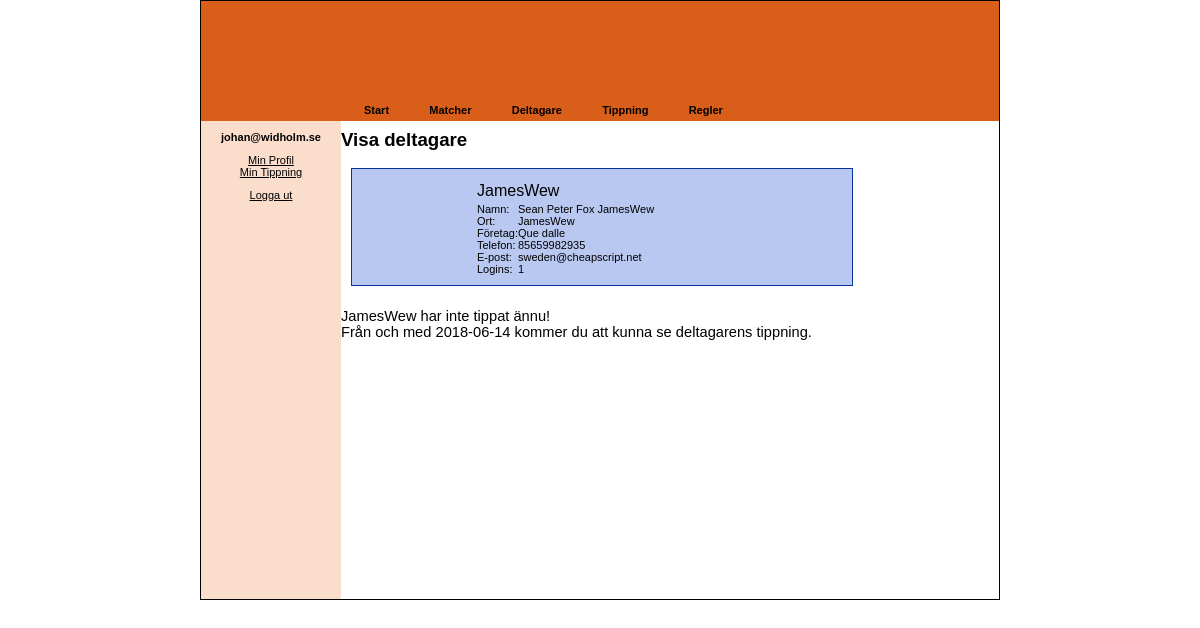
Page /index.php?sida=visadeltagare&id=54 (signed in) on the committed database.
### tables this page shows
CREATE TABLE IF NOT EXISTS `users` (

  `id` int(11) NOT NULL AUTO_INCREMENT,

  `givenName` varchar(45) DEFAULT NULL,

  `familyName` varchar(45) DEFAULT NULL,

  `street` varchar(45) DEFAULT NULL,

  `city` varchar(45) DEFAULT NULL,

  `phoneNumber` varchar(45) DEFAULT NULL,

  `Company` varchar(45) DEFAULT NULL,

  `emailAddress` varchar(45) DEFAULT NULL,

  `username` varchar(45) DEFAULT NULL,

  `password` varchar(45) DEFAULT NULL,

  `foto` varchar(45) DEFAULT 'pic/users/default.png',

  `betalt` varchar(45) DEFAULT NULL,

  `admin` int(11) DEFAULT NULL,

  `points` int(11) DEFAULT NULL,

  `nbrOfLogins` int(11) DEFAULT '0',

  PRIMARY KEY (`id`)

);

### config.php (called while the page is built, shortened)
<?php
$firstGameDate = "2018-06-14";
$last_bet_day = "2018-06-14";
$cupStarted = date('Y-m-d') >= $firstGameDate;
?>

### sidor/visadeltagare.php (the view, shortened to what this page needs)
<span class="header">Visa deltagare<br/></span>
<?php
if($_REQUEST['id'] != '')
{
	$result = mysqli_query($opendb, "SELECT * FROM users WHERE id = ".$_REQUEST['id'].";") or die(mysqli_error($opendb));
	$row = mysqli_fetch_array($result, MYSQLI_ASSOC);
	?>
<div class="userContainer userContainer-full">
	<table border="0" cellspacing="5" cellpadding="0">
		<tr align="left">
			<td class="photoContainer">
			</td>
			<td class="details">
				<span class="header2"><?=$row['username'];?><br/></span>
				<table border="0" cellspacing="0" cellpadding="0">
					<tr>
						<td>Namn:</td>
						<td><?=$row['givenName'], '&nbsp;', $row['familyName'];?></td>
					</tr>
					<tr>
						<td>Ort:</td>
						<td><?=$row['city'];?></td>
					</tr>
					<tr>
						<td>F&oumlretag:</td>
						<td><?=$row['Company'];?></td>
					</tr>
					<tr>
						<td>Telefon:</td>
						<td><?=$row['phoneNumber'];?></td>
					</tr>
					<tr>
						<td>E-post:</td>
						<td><?=$row['emailAddress'];?></td>
					</tr>
					<tr>
						<td>Logins:</td>
						<td><?=$row['nbrOfLogins'];?></td>
					</tr>
				</table>
			</td>
		</tr>
	</table>
</div>
<br/>
<span class="header3">
	<?php
	$result = mysqli_query($opendb, "SELECT * FROM tippning WHERE ID = ".$row['id'].";");
	if(mysqli_num_rows($result) > 0) {
		echo $row['username'].' har en registrerad tippning!';
		$correct = mysqli_query($opendb, "SELECT * FROM tippning WHERE ID = -1;");
		$corr = mysqli_fetch_array($correct, MYSQLI_ASSOC);
		$row = mysqli_fetch_array($result, MYSQLI_ASSOC);
	} else {
		echo $row['username'].' har inte tippat &aumlnnu!';
	}
?>
	<br/>
</span>
<?php
}
if(isset($_SESSION['permission']) && $_SESSION['permission'] && $_SESSION['betalt'] == 1 && ($cupStarted || $_SESSION['admin'])) {
?>
	<table border="0" cellspacing="0" cellpadding="0">
	<tr class="header">
		<td align="center">Match</td>
		<td align="center" width="100">Hemma</td>
		<td align="center">-</td>
		<td align="center" width="100">Borta</td>
		<td>
			<table border="1" bordercolor="black" cellspacing="0" cellpadding="0">
			<tr class="header">
				<td align="center" width="20" height="20">1</td>
				<td align="center" width="20" height="20">X</td>
				<td align="center" width="20" height="20">2</td>
			</tr>
			</table>
		</td>
		<td align="center" width="50">Po&aumlng</td>
	</tr>
	<?php
foreach($grundspel AS $grupp) {
	$matcher = mysqli_query($opendb,"SELECT * FROM matcher WHERE hemma LIKE '".$grupp."%' AND borta LIKE '".$grupp."%' ORDER BY ID ASC;");
?>
		<tr><td colspan=7><span class="header2">Grupp <?echo $grupp;?></span></td></tr>
		<?php
		while($match = mysql_fetch_array($matcher)) {
		$hemma = mysqli_fetch_array(mysql_query("SELECT * FROM lag WHERE lag = '".$match['hemma']."';"), MYSQL_ASSOC);
		$borta = mysqli_fetch_array(mysql_query("SELECT * FROM lag WHERE lag = '".$match['borta']."';"), MYSQL_ASSOC);
		?>
			<tr>
			<td valign="center" align="center"><?=$match['ID']?></td>
			<td valign="center" align="right"><?=$hemma['countryName_sv'] ?>&nbsp;<img src="./pic/flaggor/<?=$hemma['flagImage']?>" align="absmiddle"></td>
			<td valign="center" align="center"> - </td>
			<td valign="center" align="left"><img src="./pic/flaggor/<?=$borta['flagImage'] ?>" align="absmiddle">&nbsp;<?=$borta['countryName_sv']?></td>
			<td>
				<table border="0" bordercolor="black" cellspacing="0" cellpadding="0">
				<tr>
					<?php
						$tmp_c = $corr['m'.$match['ID']];
						$tmp_r = $row['m'.$match['ID']];
					?>
					<td align="center" width="20" height="20" <? if($tmp_r == '1') { if($tmp_c == '1') echo 'bgcolor=#00ff00;'; else echo 'bgcolor=#ff0000;'; } ?>><? if($tmp_r == '1') echo '1'; ?></td>
					<td align="center" width="20" height="20" <? if($tmp_r == 'X') { if($tmp_c == 'X') echo 'bgcolor=#00ff00;'; else echo 'bgcolor=#ff0000;'; } ?>><? if($tmp_r == 'X') echo 'X'; ?></td>
					<td align="center" width="20" height="20" <? if($tmp_r == '2') { if($tmp_c == '2') echo 'bgcolor=#00ff00;'; else echo 'bgcolor=#ff0000;'; } ?>><? if($tmp_r == '2') echo '2'; ?></td>
				</tr>
				</table>
			</td>
			<td align="center"><? if($tmp_r == '1') { if($tmp_c == '1') echo '1p'; else echo ''; }
							  elseif($tmp_r == 'X') { if($tmp_c == 'X') echo '1p'; else echo ''; }
							  elseif($tmp_r == '2') { if($tmp_c == '2') echo '1p'; else echo ''; } ?>
			</td>
		</tr>
	<?php
	}
	?>
	<tr><td colspan=7 align="center"><hr align="center" style="width:96%; height:2px;" color="#6C261F"></td></tr>
<?php
}
?>
</table>
<?php } else {
	?>
	<span class="header4">
	<?php
	if ($_SESSION['betalt'] != 1) { ?>
	Du har &aumlnnu inte betalt och f&aringr d&aumlrmed inte se denna persons tippning.
	<?php } else if (!$cupStarted) { ?>
		Fr&aringn och med <?=$last_bet_day ?> kommer du att kunna se deltagarens tippning.
	<?php } else { ?>
		Du &aumlr inte ber&aumlttigad att se denna persons tippning.
	<?php } ?>
	</span>
<?php } ?>
</td>
</tr>
</table>

### css/styles.css (style rules this page uses)
html { overflow: scroll; }
body { padding: 0; margin: 0; }
body, tr, td, div, span, a, pre, input, select, textarea { font-family: Arial, sans-serif; font-size: 11px; }
.header { line-height: 28pt; font-size: 14pt; font-weight: bold; }
.header2 { line-height: 24pt; font-size: 12pt; font-style: bold; }
.header3 { font-size: 11pt; font-weight: italic; }
.header4 { font-size: 11pt; }
.userContainer { width: 500px; border: 1px solid #0a3399; background-color: #b8c8f0; margin: 10px; cursor: pointer; cursor: hand; }
.userContainer .photoContainer { width: 100px; padding: 5px; }
.userContainer .details { padding: 5px; }
.userContainer .details .header2 { line-height: 18pt; }
.userContainer-full { cursor: default; }
.userContainer-full .photoContainer { width: width: 150px; }

### rows in the picture
users: username "JamesWew", givenName "Sean Peter Fox", familyName "JamesWew", city "JamesWew", Company "Que dalle", phoneNumber "85659982935", emailAddress "sweden@cheapscript.net", nbrOfLogins "1"

### other values in the picture
$menu[$i]['text'] "Start"
$menu[$i]['text'] "Matcher"
$menu[$i]['text'] "Deltagare"
$menu[$i]['text'] "Tippning"
$menu[$i]['text'] "Regler"
$_SESSION['user'] "johan@widholm.se"
$last_bet_day "2018-06-14"
